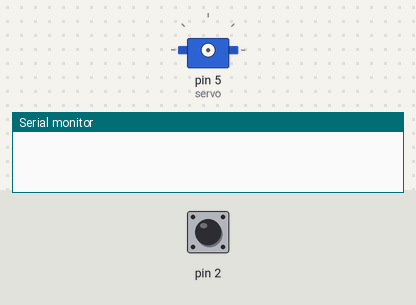
Bench run of a sketch on a simulated Arduino Uno, built with avr-gcc and run on an emulated ATmega328P. On the bench: servo, the last lines printed to the serial monitor. The test bench sets the inputs (shaded band); at power-on: pin 2 HIGH.

Above: at 1.2 s.
1.3 s: pin 2 driven LOW
2.8 s: pin 2 driven HIGH
At 3.2 s:
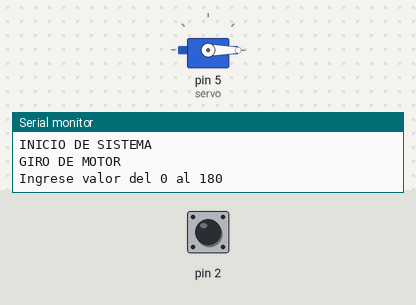
4.3 s: pin 2 driven LOW
7.3 s: pin 2 pulsed HIGH 2 times (0.12 s each, 0.3 s apart)
10.9 s: pin 2 pulsed HIGH 2 times (0.12 s each, 0.3 s apart)
Timing chart, 0 to 13.9 s (numbered marks = the images above; inputs shaded):
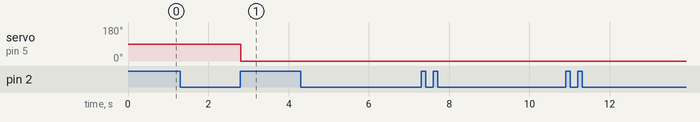

Measured:
- after the input at 2.8 s, servo on pin 5 (servo): 90° → 0° at once

The sketch:

DEBER5_MOTOR.ino
```cpp
#include <Servo.h>

int on=0;     //int 0
Servo servo;   // objeto para servo 1
String dato;
int giro;

void setup() {
   Serial.begin(9600);
   attachInterrupt(0,activacion,LOW);

}

void loop() {
  if(on==2){
      if(Serial.available()>0){
      dato=Serial.readString();           // recibe dato en string
      giro=dato.toInt();                  // conversión a int
    }
    if(giro<180)
      servo.write(giro);
      else{
      Serial.println("dato erroneo");
      giro=0;}
    delay(20);
    }
}

void activacion(){
  switch(on){
     case 0:
      servo.attach(5);
      Serial.println("INICIO DE SISTEMA");
      on++;
     break;
     case 1:
      Serial.println("GIRO DE MOTOR");
      Serial.println("Ingrese valor del 0 al 180");
      on++;
     break;
     case 2:
      Serial.println("");
      Serial.println("SISTEMA APAGADO");
      on=0;
     break;
    }
}
```
